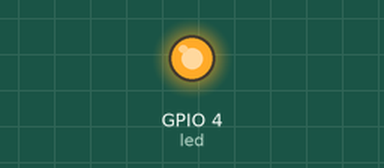
This program was run on a simulated Raspberry Pi (BCM pin numbers). On the bench: output pins drawn as LEDs (lit = HIGH). At 5.4 s the program stops and its outputs stay as they are.

Above: at 1.3 s.
At 5.3 s:
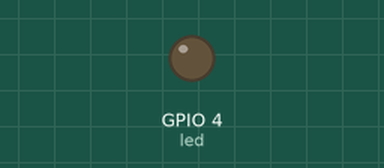
Timing chart, 0 to 6.8 s (numbered marks = the images above):
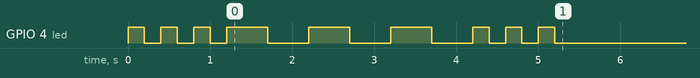

Measured:
- by itself, GPIO 4 (led): LOW → HIGH at 0.00 s, → LOW 0.20 s later, → HIGH 0.20 s later, → LOW 0.20 s later, … (18 changes in this stretch)

The program:

on.py
```python
from gpiozero import LED
from time import sleep

led = LED(4)


def short(x):
    for i in range(x):
        led.on()
        sleep(.2)
        led.off()
        sleep(.2)

def long(x):
    for i in range(x):
        led.on()
        sleep(.5)
        led.off()
        sleep(.5)


short(3)
long(3)
short(3)


#connect (position1, position2) on breadboard
#led (anode f1, cathode f4)
#22resistor (i1, -9)
#gpio 7 -->  j1
#gpio ground --> -1
```
